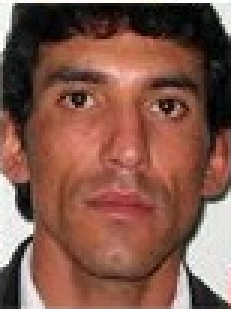
//> input picture Reconhecimento de Face/exemplodetecaoface/figura1.png, 77 x 103 px (shown 3 times larger)
$ ./main   (built with g++ and OpenCV 4)
//> lines starting //> are read from the running program, lines starting //| are printed output that depends on the picture; after the words box and inside, x2 and y2 are one past the last pixel; in counts of white or black regions, pixels touching at a corner belong together
#include "opencv2/objdetect/objdetect.hpp"
#include "opencv2/highgui/highgui.hpp"
#include "opencv2/imgproc/imgproc.hpp"
#include <iostream>
#include <stdio.h>

using namespace std;
using namespace cv;
int main( )
{
    int TAM = 80;
    char str[TAM];
    cout << "Entre com o nome da imagem: " << endl;
    cin.getline(str, TAM);

    Mat imagem_entrada;
    Mat imagem_saida;
    Mat imagem;

    imagem_entrada = imread("figura1.png", CV_LOAD_IMAGE_COLOR );
//> imagem_entrada is the input picture: 103 rows x 77 cols, CV_8UC3; mean B, G, R 75, 88.1, 130.1
    imagem = imread("facesC.jpg", CV_LOAD_IMAGE_COLOR);
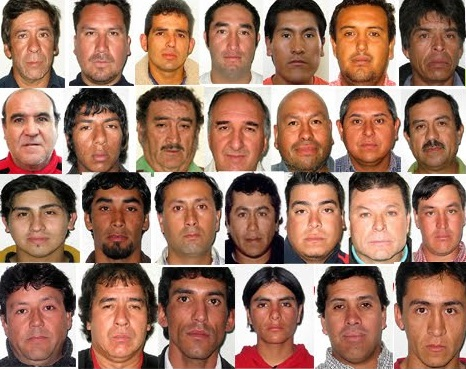
//> input picture Reconhecimento de Face/exemplodetecaoface/facesC.jpg, 466 x 369 px
//> imagem is the input picture: 369 rows x 466 cols, CV_8UC3; mean B, G, R 100.7, 118.6, 159.2
    //namedWindow( "Figura Original",0 );
    //imshow( "Figura Original", imagem_entrada );

    char nome_arquivo[200]; // Usada para salvar as faces recortadas

    Size tamanho(300,300); // Usada na fun玢o resize

    resize(imagem_entrada, imagem_saida, tamanho);
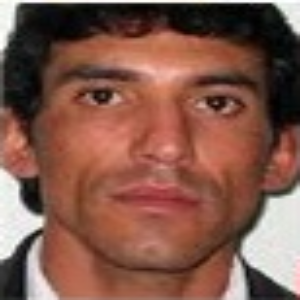
//> imagem_saida: 300 rows x 300 cols, CV_8UC3; mean B, G, R 74.9, 88, 129.9
    //imshow( "Figura Figura saida", imagem_saida );

    // carrega o arquivo de treinamento
    CascadeClassifier face_cascade;
    face_cascade.load( "haarcascade_frontalface_alt2.xml" );

    // procura faces
    std::vector<Rect> faces;
    face_cascade.detectMultiScale( imagem, faces, 1.1, 2, 0|CV_HAAR_SCALE_IMAGE, Size(30, 30) );
//> faces = 27 Rects (x, y, width, height), first 8: [331, 10, 63, 63], [226, 193, 54, 54], [71, 9, 61, 61], [143, 13, 55, 55], [269, 12, 58, 58], [411, 15, 51, 51], [417, 193, 47, 47], [344, 188, 68, 68]

    //desenha circulos
    for( int i = 0; i < faces.size(); i++ ){
        cout<<"X: "<<faces[i].x <<  "  Y: "<<faces[i].y <<endl;
        //Point center(faces[i].x + faces[i].width* 0.5, faces[i].y + faces[i].height * 0.5);
        Point topo(faces[i].x, faces[i].y);
        Point base(faces[i].x + faces[i].width , faces[i].y + faces[i].height);

        rectangle(imagem, topo,  base, Scalar(0, 51, 255), 2, 8, 0);

        Mat ROI(imagem, Rect( faces[i].x, faces[i].y, faces[i].width, faces[i].height));
        imwrite()
        imshow("Teste ROI", ROI);
//> (this line was passed over: a library is not available in this run)
    }
//> this loop made 27 passes
//| X: 331  Y: 10
//| X: 226  Y: 193
//| X: 71  Y: 9
//| X: 143  Y: 13
//| X: 269  Y: 12
//| X: 411  Y: 15
//| X: 417  Y: 193
//| X: 344  Y: 188
//> (output is shown up to pass 8 of 27)
//> pass 1, `Mat ROI(imagem, Rect( faces[i].x, faces[i].y, faces[i].width, faces[i]..`:
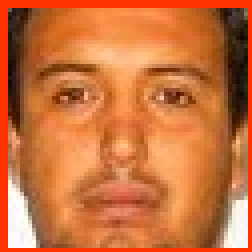
//> ROI: 63 rows x 63 cols, CV_8UC3 (shown 4 times larger); mean B, G, R 60.9, 112.9, 202.2
//> pass 2, `Mat ROI(imagem, Rect( faces[i].x, faces[i].y, faces[i].width, faces[i]..`:
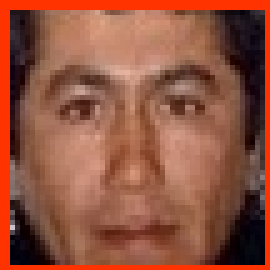
//> ROI: 54 rows x 54 cols, CV_8UC3 (shown 5 times larger); mean B, G, R 62.6, 83.3, 146.3
//> pass 3, `Mat ROI(imagem, Rect( faces[i].x, faces[i].y, faces[i].width, faces[i]..`:
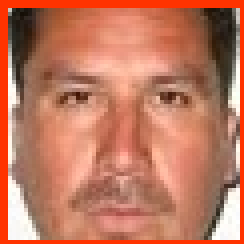
//> ROI: 61 rows x 61 cols, CV_8UC3 (shown 4 times larger); mean B, G, R 94.5, 119.5, 192
//> after the loop:
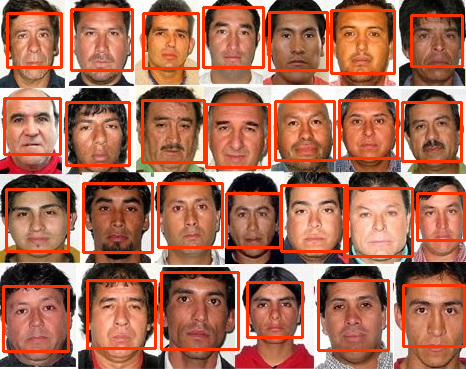
//> imagem: 369 rows x 466 cols, CV_8UC3; 11.33% of pixels changed, all inside (x1, y1, x2, y2) = (2, 6, 466, 353)

    //namedWindow("Faces Encontradas",0);
    //imshow("Faces Encontradas", imagem);
    waitKey(0);
    return 0;
}
